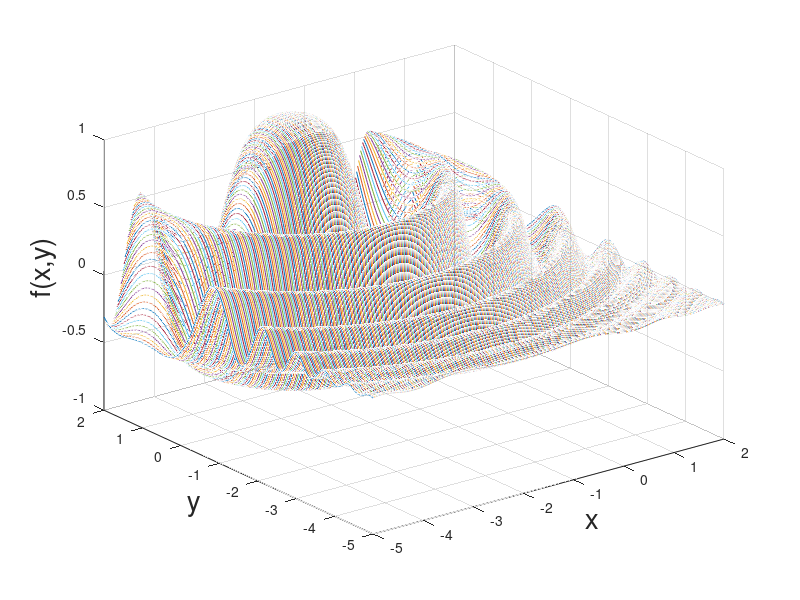
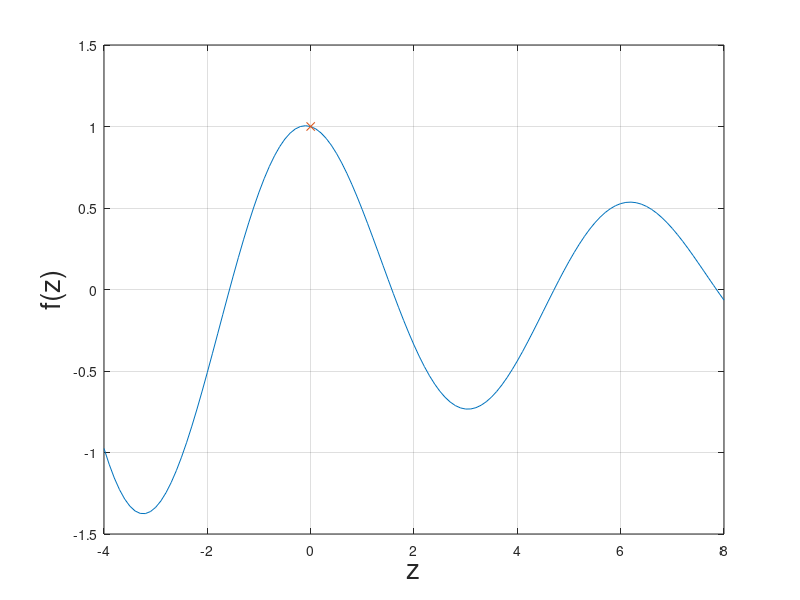
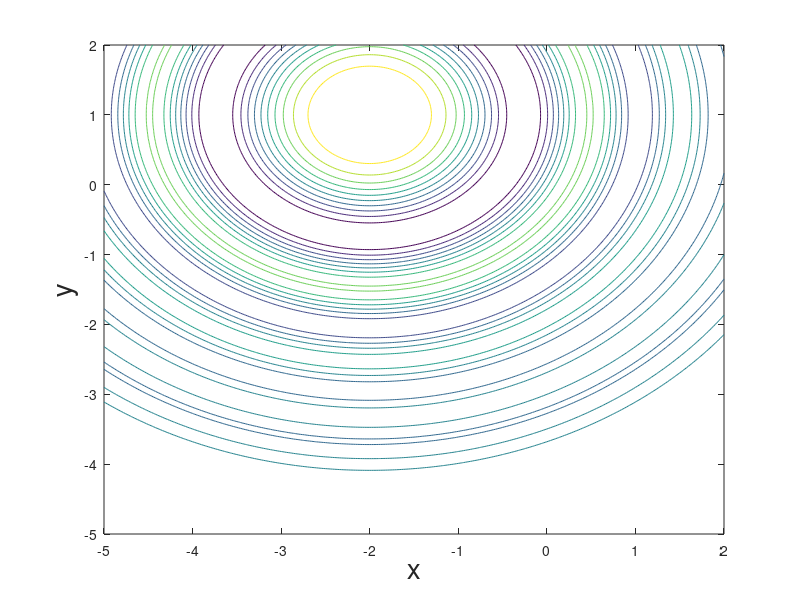

MATLAB code to generate these figures, in order:
%file idz2_part1.m - main
clear; close all; clc;
calculate_z = @(x,y) x.^2 + y.^2 + 4.*x - 2.*y + 5;
calculate_f = @(x,y) 1.*exp(-0.1.*calculate_z(x,y)).*cos(calculate_z(x,y));
fminsearch_function = @(args) -calculate_f(args(1), args(2));

% Find maximum
x0 = [-2 1];
f_global_maximum_arguments = fminsearch(fminsearch_function, x0)
f_global_maximum_value = -fminsearch_function(f_global_maximum_arguments)

% Create graph
figure
[x, y] = meshgrid(-5 : 0.02 : 2);
plot3(x, y, calculate_f(x,y))
grid on; xlabel('x', 'FontSize', 20); ylabel('y', 'FontSize', 20); zlabel('f(x,y)', 'FontSize', 20)
figure
z = -4 : 0.1 : 8;
plot(z, exp(-0.1.*z).*cos(z), 0, 1, 'x'); xlabel('z', 'FontSize', 20); ylabel('f(z)', 'FontSize', 20);
grid on
figure
contour(x, y, calculate_f(x,y)); xlabel('x', 'FontSize', 20); ylabel('y', 'FontSize', 20);